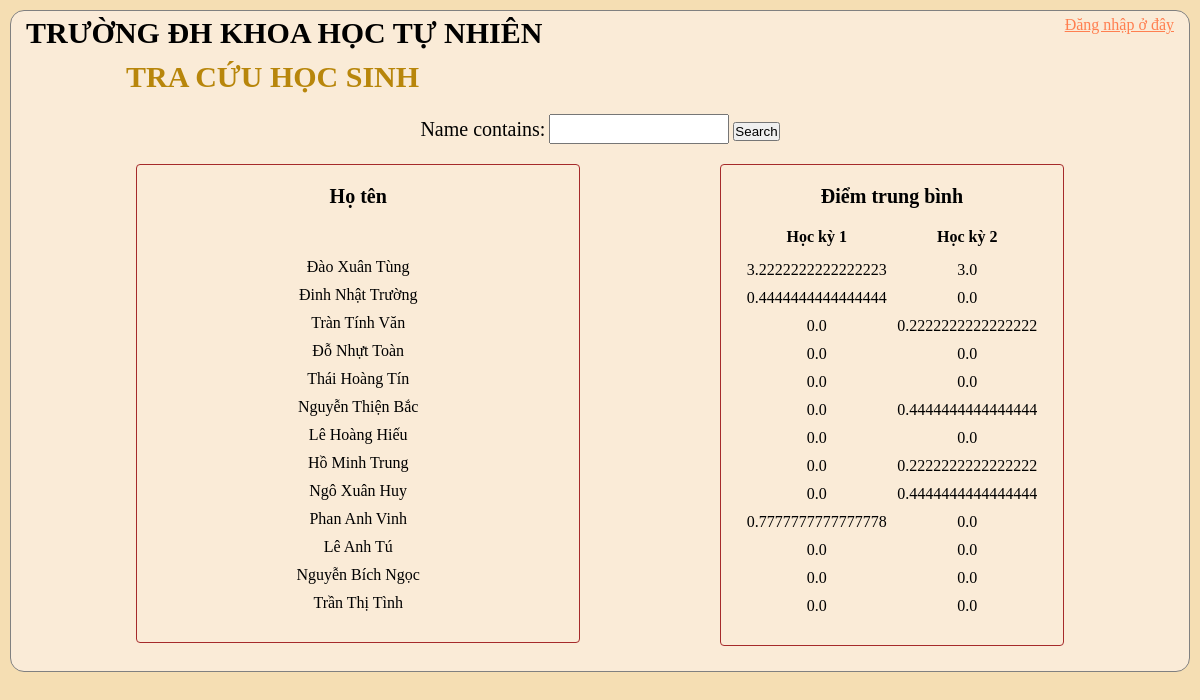
The page /searchStudent/ on the database its author committed.
### Student/models.py (models this page shows, shortened)
class Student(models.Model):
	user = models.OneToOneField(User, null=True, blank=True, on_delete=models.CASCADE,related_name='Student')
	name = models.CharField(max_length = 200, null = True)
	GIOITINH = (
		('Nam','Nam'),
		('Nữ','Nữ'),
		)
	sex = models.CharField(max_length = 200, null = True, choices = GIOITINH)
	birthday = models.DateField(null = True)
	email = models.CharField(max_length = 200, null = True)
	house_location = models.CharField(max_length = 200, null = True)
	classes = models.ForeignKey(Classes, null = True, on_delete = models.CASCADE)

### Student/views.py (the view)
# urls.py: path('searchStudent/',views.searchStudent, name = 'searchStudent'),
def searchStudent(request):
	students = Student.objects.all()
	avgScores1 = []
	avgScores2 = []
	myFilter = StudentFilter(request.GET, queryset=students)
	students = myFilter.qs
	for i in students:
		temp = i.score_set.all()
		for j in temp:
			if j.semester == 'học kỳ 1':
				avgScores1.append(AvgScore(j))
			else:
				avgScores2.append(AvgScore(j))
	context = {'students':students,'avgScores1':avgScores1,'avgScores2':avgScores2,'myFilter':myFilter}
	return render(request, 'Student/searchStudent.html',context)

### Student/models.py (called while the page is built)
def AvgScore(Score):
	return (float(Score.Toan) + float(Score.Ly) + float(Score.Hoa)
	 + float(Score.Sinh) + float(Score.Su) + float(Score.Dia)
	 + float(Score.Van) + float(Score.Daoduc) + float(Score.TheDuc))/9

### Student/templates/Student/searchStudent.html (shortened to what this page needs)
    {% load static %}
<!DOCTYPE html>
<html lang="en">
<head>
    <link rel="stylesheet" type="text/css" href="{% static '/css/main.css' %}">
</head>
<body>
    <div class="main-container">
        <div class="navigation-top">
            <div id="KHTN">
                <h1>TRƯỜNG ĐH KHOA HỌC TỰ NHIÊN</h1>
            </div>
            <div class="choice">
                <p><a href="{% url 'login' %}">Đăng nhập ở đây</a></p>
            </div>
        </div>
        <h2>TRA CỨU HỌC SINH</h2>
            <div class="content">
                <div class="search">
                    <div>
                        <form method="get">
                            {{myFilter.form}}
                            <button class="btn btn-primary" type="submit">Search</button>
                        </form>
                    </div>
                </div>
            </div>
            <div class="content">
                <div class="info-name">
                    <h4>Họ tên</h4>
                    {% for i in students %}
                    <p>{{i.name}}</p>
                    {% endfor %}
                </div>
                <div class="score-name">
                    <h4>Điểm trung bình</h4>
                    <div class="content">
                        <div class="hk-tb">
                            <p>Học kỳ 1</p>
                            <ul>
                                {% for i in avgScores1 %}
                                <li>{{i}}</li>
                                {% endfor %}
                            </ul>
                        </div>
                        <div class="hk-tb">
                            <p>Học kỳ 2</p>
                            <ul>
                                {% for i in avgScores2 %}
                                <li>{{i}}</li>
                                {% endfor %}
                            </ul>
                        </div>
                    </div>
                </div>
            </div>
    </div>
</body>

### static/css/main.css (style rules this page uses)
* { padding: 0; margin: 0; box-sizing: border-box; }
body { background-color: wheat; }
.main-container { border: 1px solid gray; padding: 5px; margin: 10px; border-radius: 14px; background-color: antiquewhite; height: 100%; }
.navigation-top { display: flex; justify-content: space-between; }
#KHTN h1 { font-size: 30px; margin-left: 10px; }
.choice { display: inline-block; }
.choice p { display: inline; padding: 10px; }
.search input { block-size: 30px; width: 180px; font-size: 20px; }
.search label { font-weight: normal; font-size: 20px; }
.choice a { color: coral; }
h2 { color: darkgoldenrod; padding-inline-start: 10px; margin-top: 10px; font-size: 30px; margin-left: 100px; }
.content { display: flex; justify-content: space-evenly; height: 100%; }
.search { display: flex; justify-content:space-evenly; margin-top: 20px; }
h4 { text-align: center; padding-bottom: 20px; font-size: 15px; }
.info-name h4 { text-align: center; padding-bottom: 50px; font-size: 20px; }
.score-name h4 { text-align: center; padding-bottom: 20px; font-size: 20px; }
.hk-tb { flex: 0.5; }
.hk-tb p { text-align: center; font-weight: bold; padding-bottom: 15px; }
.info-name p { text-align: center; font-size: 16px; padding-bottom: 10px; }
.info-name { flex: 0.4; border: 1px solid brown; border-radius: 4px; height: 100%; padding: 20px; margin: 20px; }
.score-name { flex: 0.3; border: 1px solid brown; border-radius: 4px; height: 100%; padding: 20px; margin: 20px; }
.mon-hoc li, .hk1 li, .hk2 li, .hk-tb li { text-align: center; list-style-type: none; padding-bottom: 10px; }

### rows shown on the page
Student: name "Đào Xuân Tùng"
Student: name "Đinh Nhật Trường"
Student: name "Tràn Tính Văn"
Student: name "Đỗ Nhựt Toàn"
Student: name "Thái Hoàng Tín"
Student: name "Nguyễn Thiện Bắc"
Student: name "Lê Hoàng Hiếu"
Student: name "Hồ Minh Trung"
Student: name "Ngô Xuân Huy"
Student: name "Phan Anh Vinh"
Student: name "Lê Anh Tú"
Student: name "Nguyễn Bích Ngọc"
Student: name "Trần Thị Tình"

### other values the page prints
{{ i }} "3.2222222222222223" "0.4444444444444444" "0.0" "0.0" "0.0" "0.0" "0.0" "0.0" "0.0" "0.7777777777777778" "0.0" "0.0" "0.0"
{{ i }} "3.0" "0.0" "0.2222222222222222" "0.0" "0.0" "0.4444444444444444" "0.0" "0.2222222222222222" "0.4444444444444444" "0.0" "0.0" "0.0" "0.0"
